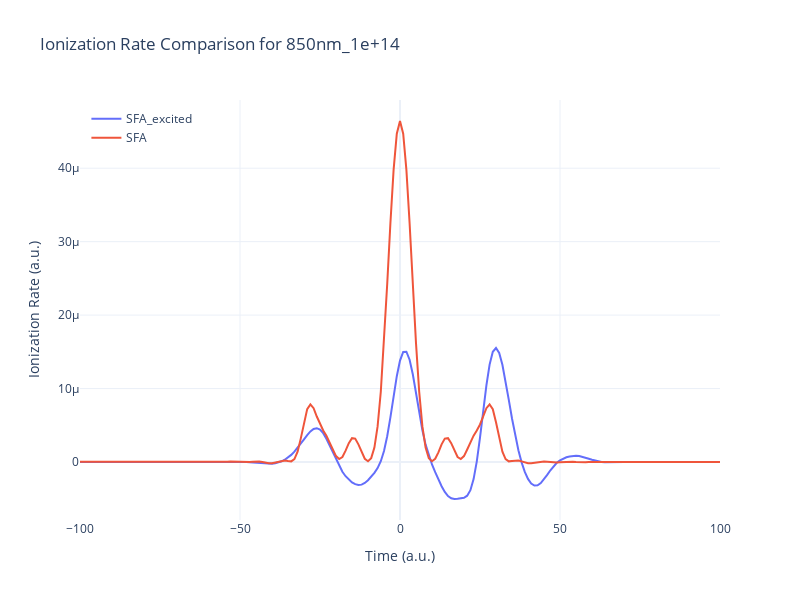

Write notebook code for a chart like this one.
### Code cell
fig = go.Figure()
fig.add_trace(go.Scatter(x=time_recon, y=np.real(ion_na_rate_SFA_excited), mode='lines', name='SFA_excited')) #they are exactly 4pi apart
fig.add_trace(go.Scatter(x=time_recon, y=ion_na_rate_SFA, mode='lines', name='SFA'))

fig.update_layout(
    title=f'Ionization Rate Comparison for {file_name}',
    xaxis_title='Time (a.u.)',
    yaxis_title='Ionization Rate (a.u.)',
    legend=dict(x=0.01, y=0.99),
    template='plotly_white',
    xaxis_range=[-100, 100],
    width=800,
    height=600
)
# truncate y-axis
fig.show()

### Figure 1 — Plotly figure (JSON) as saved in the notebook; plotly's stock layout.template omitted (floating-point values rounded to 4 significant figures; data arrays with more than 128 entries replaced by an {"elided": "..."} marker saying what was removed)
{"data": [{"mode": "lines", "name": "SFA_excited", "type": "scatter", "x": {"elided": "333 int values"}, "y": {"elided": "333 float values"}}, {"mode": "lines", "name": "SFA", "type": "scatter", "x": {"elided": "333 int values"}, "y": {"elided": "333 float values"}}], "layout": {"height": 600, "legend": {"x": 0.01, "y": 0.99}, "title": {"text": "Ionization Rate Comparison for 850nm_1e+14"}, "width": 800, "xaxis": {"range": [-100, 100], "title": {"text": "Time (a.u.)"}}, "yaxis": {"title": {"text": "Ionization Rate (a.u.)"}}}}
